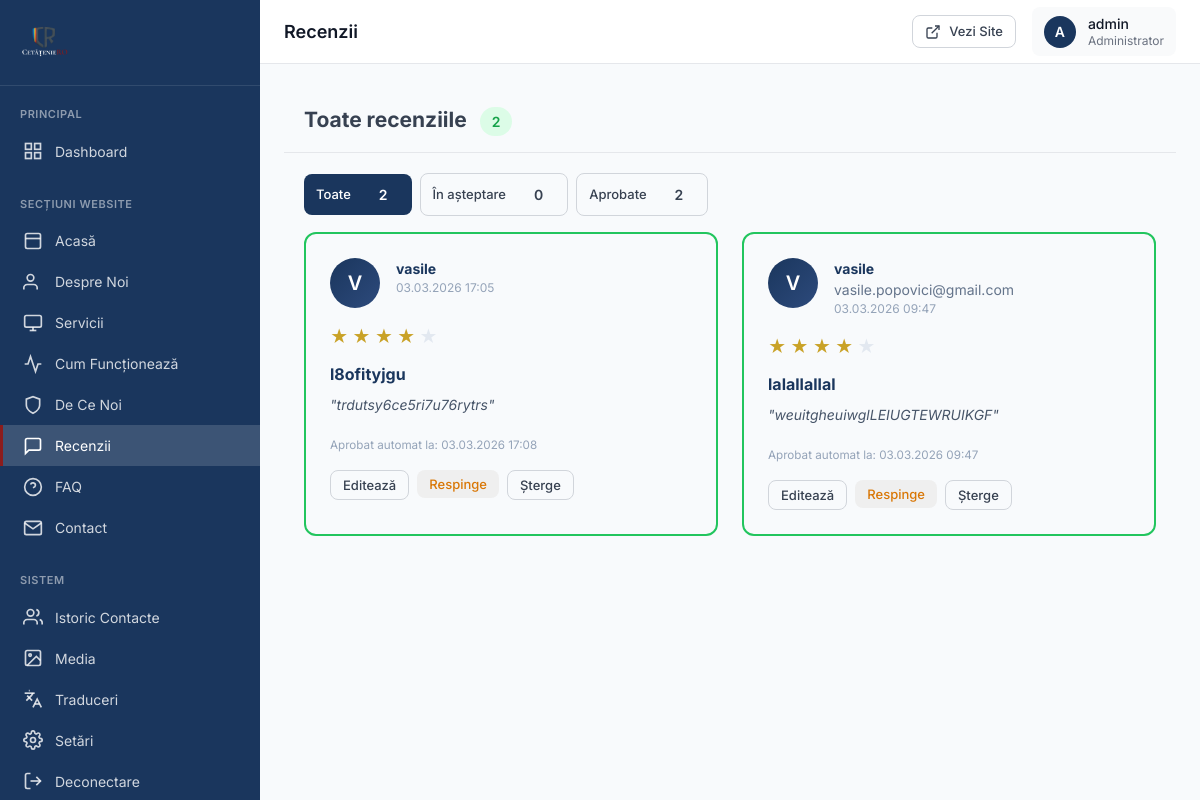
Screenshot of /admin/sections/reviews.php (signed in) with the database file from the repository.
### tables this page shows
CREATE TABLE `reviews` (
  `id` int(10) UNSIGNED NOT NULL,
  `name` varchar(80) NOT NULL COMMENT 'Numele utilizatorului',
  `email` varchar(120) NOT NULL COMMENT 'Adresa de Gmail',
  `title` varchar(100) NOT NULL COMMENT 'Titlul recenziei',
  `message` text NOT NULL COMMENT 'Textul recenziei',
  `rating` tinyint(3) UNSIGNED NOT NULL COMMENT 'Rating 1-5 stele',
  `approved` tinyint(1) NOT NULL DEFAULT 0 COMMENT '0=??n a??teptare, 1=aprobat, 2=respins',
  `ip_address` varchar(45) DEFAULT NULL COMMENT 'IP-ul utilizatorului',
  `user_agent` varchar(255) DEFAULT NULL COMMENT 'Browser-ul utilizatorului',
  `created_at` timestamp NOT NULL DEFAULT current_timestamp() COMMENT 'Data trimiterii',
  `approved_at` timestamp NULL DEFAULT NULL COMMENT 'Data aprob??rii'
);

### admin/sections/reviews.php (the view, shortened to what this page needs)
<?php
require_once '../../config.php';
$filter = $_GET['filter'] ?? 'all';
$pendingCount = $pdo->query("SELECT COUNT(*) FROM reviews WHERE approved = 0")->fetchColumn();
$approvedCount = $pdo->query("SELECT COUNT(*) FROM reviews WHERE approved = 1")->fetchColumn();
if ($filter === 'pending') {
    $allReviews = $pdo->query("SELECT * FROM reviews WHERE approved = 0 ORDER BY created_at DESC")->fetchAll(PDO::FETCH_ASSOC);
} elseif ($filter === 'approved') {
    $allReviews = $pdo->query("SELECT * FROM reviews WHERE approved = 1 ORDER BY created_at DESC")->fetchAll(PDO::FETCH_ASSOC);
} else {
    $allReviews = $pdo->query("SELECT * FROM reviews ORDER BY created_at DESC")->fetchAll(PDO::FETCH_ASSOC);
}
include '../includes/header.php';
?>
<div class="content-card">
    <div class="card-header">
        <h2>Toate recenziile <span class="badge badge-success"><?php echo count($allReviews); ?></span></h2>
    </div>
    <div class="card-body">
            <div class="admin-tabs" style="margin-bottom:1rem; display:flex; gap:0.5rem; align-items:center;">
                <a href="reviews.php?filter=all" class="btn btn-sm <?php echo $filter==='all' ? 'btn-primary' : 'btn-outline'; ?>">Toate <span class="badge"><?php echo $pdo->query("SELECT COUNT(*) FROM reviews")->fetchColumn(); ?></span></a>
                <a href="reviews.php?filter=pending" class="btn btn-sm <?php echo $filter==='pending' ? 'btn-primary' : 'btn-outline'; ?>">În așteptare <span class="badge"><?php echo $pendingCount; ?></span></a>
                <a href="reviews.php?filter=approved" class="btn btn-sm <?php echo $filter==='approved' ? 'btn-primary' : 'btn-outline'; ?>">Aprobate <span class="badge"><?php echo $approvedCount; ?></span></a>
            </div>
        <?php if (empty($allReviews)): ?>
            <div class="empty-state"><p>Nu există încă recenzii.</p></div>
        <?php else: ?>
            <div class="reviews-grid">
                <?php foreach ($allReviews as $review): ?>
                <div class="review-card <?php echo $review['approved'] ? 'approved' : 'pending'; ?>">
                    <div class="review-header">
                        <div class="review-avatar"><?php echo strtoupper(substr($review['name'], 0, 1)); ?></div>
                        <div>
                            <strong><?php echo htmlspecialchars($review['name']); ?></strong>
                            <span><?php echo htmlspecialchars($review['email']); ?></span>
                            <span class="review-date"><?php echo date('d.m.Y H:i', strtotime($review['created_at'])); ?></span>
                        </div>
                    </div>
                    <div class="review-rating">
                        <?php for ($i = 1; $i <= 5; $i++): ?>
                            <span class="star <?php echo $i <= $review['rating'] ? 'filled' : ''; ?>">★</span>
                        <?php endfor; ?>
                    </div>
                    <?php if (!empty($review['title'])): ?>
                    <h4 class="review-title"><?php echo htmlspecialchars($review['title']); ?></h4>
                    <?php endif; ?>
                    <p class="review-message">"<?php echo htmlspecialchars($review['message']); ?>"</p>
                    <?php if (!empty($review['approved_at'])): ?>
                        <div class="review-meta">
                            <small>Aprobat automat la: <?php echo date('d.m.Y H:i', strtotime($review['approved_at'])); ?></small>
                        </div>
                    <?php elseif (!$review['approved']): ?>
                        <div class="review-meta">
                            <small>Status: neaprobat (sistem vechi)</small>
                        </div>
                    <?php endif; ?>
                    <div class="review-actions">
                        <button type="button" class="btn btn-sm btn-outline"
                                onclick="editReview(<?php echo htmlspecialchars(json_encode($review)); ?>)">Editează</button>
                        <?php if (empty($review['approved']) || $review['approved'] == 0): ?>
                        <form method="POST" style="display:inline" onsubmit="return confirm('Aprobați această recenzie?')">
                            <input type="hidden" name="csrf_token" value="<?php echo generateCSRFToken(); ?>">
                            <input type="hidden" name="action" value="approve_review">
                            <input type="hidden" name="review_id" value="<?php echo $review['id']; ?>">
                            <button type="submit" class="btn btn-sm btn-success">Aprobă</button>
                        </form>
                        <?php else: ?>
                        <form method="POST" style="display:inline" onsubmit="return confirm('Doriți să respingeți (dezaprobe) această recenzie?')">
                            <button type="submit" class="btn btn-sm btn-warning">Respinge</button>
                        </form>
                        <?php endif; ?>
                        <form method="POST" style="display:inline" onsubmit="return confirmDelete()">
                            <button type="submit" class="btn btn-sm btn-outline btn-danger">Șterge</button>
                        </form>
                    </div>
                </div>
                <?php endforeach; ?>
            </div>
        <?php endif; ?>
    </div>
</div>
<?php include '../includes/footer.php'; ?>

### admin/assets/css/admin.css (style rules this page uses)
:root { --admin-primary: #1a365d; --admin-primary-dark: #0f2341; --admin-primary-light: #2c5282; --admin-accent: #8b1c1c; --admin-accent-light: #a52a2a; --admin-success: #10b981; --admin-warning: #f59e0b; --admin-error: #ef4444; --admin-info: #3b82f6; --admin-bg: #f8fafc; --admin-white: #ffffff; --admin-gray-50: #f9fafb; --admin-gray-100: #f3f4f6; --admin-gray-200: #e5e7eb; --admin-gray-300: #d1d5db; --admin-gray-400: #9ca3af; --admin-gray-500: #6b7280; --admin-gray-600: #4b5563; --admin-gray-700: #374151; --admin-gray-800: #1f2937; --admin-gray-900: #111827; --admin-sidebar-width: 260px; --admin-header-height: 64px; --admin-radius: 8px; --admin-radius-lg: 12px; --admin-shadow: 0 1px 3px rgba(0,0,0,0.1); --admin-shadow-lg: 0 10px 25px rgba(0,0,0,0.1); --admin-font: 'Inter', -apple-system, BlinkMacSystemFont, sans-serif; }
* { box-sizing: border-box; margin: 0; padding: 0; }
body { font-family: var(--admin-font); font-size: 14px; line-height: 1.5; color: var(--admin-gray-700); background-color: var(--admin-bg); }
a { color: var(--admin-primary); text-decoration: none; }
.btn { display: inline-flex; align-items: center; justify-content: center; gap: 8px; padding: 10px 20px; border: none; border-radius: var(--admin-radius); font-size: 14px; font-weight: 500; font-family: inherit; cursor: pointer; transition: all 0.2s; }
.btn-primary { background: var(--admin-primary); color: var(--admin-white); }
.btn-danger { background: var(--admin-error); color: var(--admin-white); }
.btn-outline { background: transparent; border: 1px solid var(--admin-gray-300); color: var(--admin-gray-700); }
.btn-sm { padding: 6px 12px; font-size: 13px; }
.card-header { padding: 16px 20px; border-bottom: 1px solid var(--admin-gray-200); display: flex; align-items: center; justify-content: space-between; }
.card-body { padding: 20px; }
.badge { display: inline-flex; align-items: center; padding: 4px 10px; border-radius: 20px; font-size: 12px; font-weight: 600; white-space: nowrap; }
.badge-success { background: rgba(16, 185, 129, 0.1); color: var(--admin-success); }

### admin/sections/reviews.php (style rules this page uses)
.badge { display: inline-block; padding: 0.25rem 0.75rem; border-radius: 20px; font-size: 0.875rem; font-weight: 600; margin-left: 0.5rem; }
.badge-success { background: #dcfce7; color: #16a34a; }
.reviews-grid { display: grid; grid-template-columns: repeat(auto-fill, minmax(350px, 1fr)); gap: 1.5rem; }
.review-card { background: #f8fafc; border-radius: 12px; padding: 1.5rem; border: 2px solid #e2e8f0; }
.review-card.approved { border-color: #22c55e; }
.review-header { display: flex; align-items: flex-start; gap: 1rem; margin-bottom: 1rem; }
.review-avatar { width: 50px; height: 50px; border-radius: 50%; background: linear-gradient(135deg, #1a365d, #2d4a7c); color: white; display: flex; align-items: center; justify-content: center; font-weight: 600; font-size: 1.25rem; flex-shrink: 0; }
.review-header strong { display: block; color: #1a365d; }
.review-header span { display: block; font-size: 0.875rem; color: #64748b; }
.review-date { font-size: 0.75rem !important; color: #94a3b8 !important; }
.review-rating { margin-bottom: 0.75rem; }
.star { color: #e2e8f0; font-size: 1.1rem; }
.star.filled { color: #c9a227; }
.review-title { color: #1a365d; margin: 0 0 0.5rem 0; font-size: 1rem; }
.review-message { color: #475569; font-style: italic; margin: 0 0 1rem 0; line-height: 1.6; }
.review-meta { margin-bottom: 1rem; color: #94a3b8; }
.review-actions { display: flex; gap: 0.5rem; flex-wrap: wrap; }
.btn-warning { color: #d97706; border-color: #d97706; }

### rows the page displays
reviews: name "V", name "vasile", created_at "03.03.2026 17:05", title "l8ofityjgu", message "trdutsy6ce5ri7u76rytrs", approved_at "03.03.2026 17:08"
reviews: name "V", name "vasile", email "vasile.popovici@gmail.com", created_at "03.03.2026 09:47", title "lalallallal", message "weuitgheuiwglLEIUGTEWRUIKGF", approved_at "03.03.2026 09:47"

### other values shown
$pageTitle "Recenzii"
substr($_SESSION['admin_user'] ?? 'A', 0, 1) "A"
$_SESSION['admin_user'] "admin"
count($allReviews) "2"
$pdo->query("SELECT COUNT(*) FROM reviews")->fetchColumn() "2"
$pendingCount "0"
$approvedCount "2"
